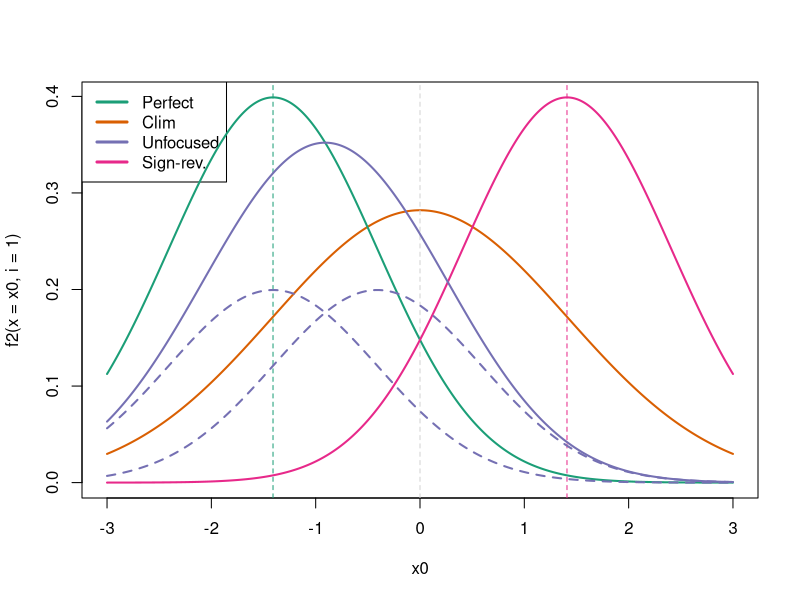
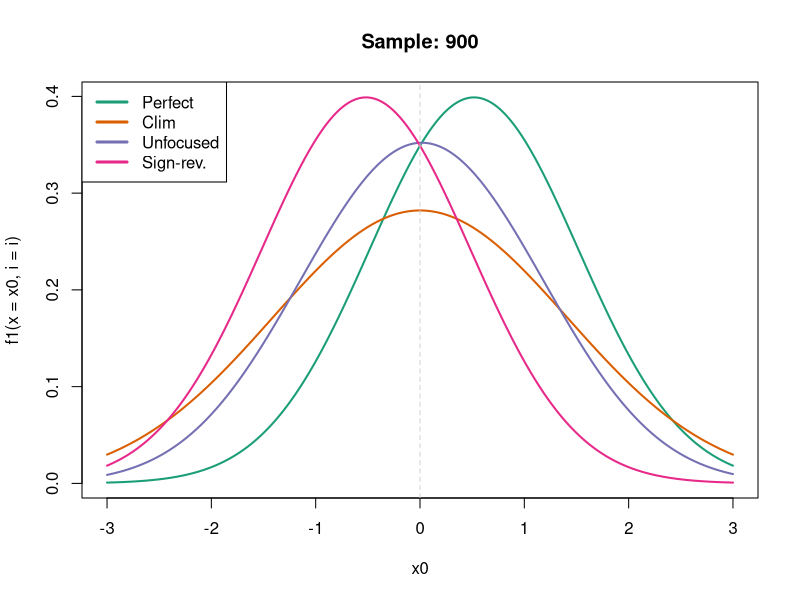
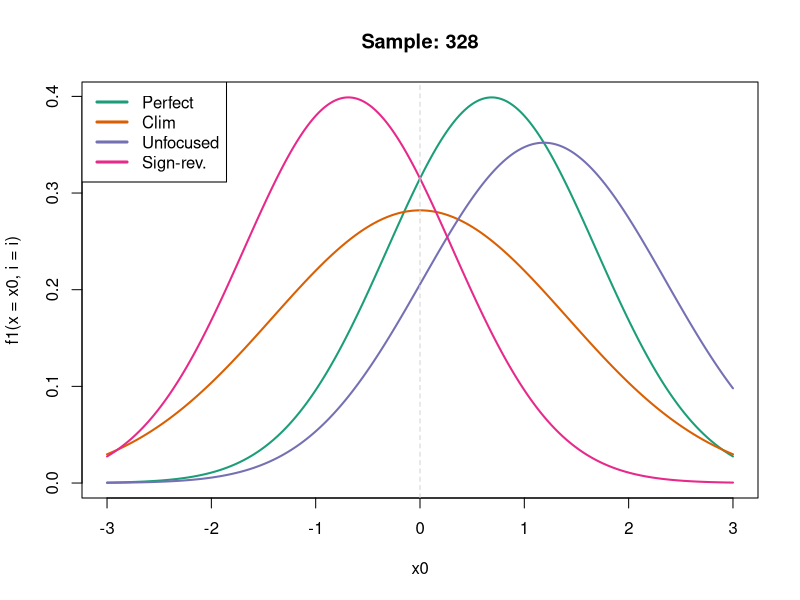
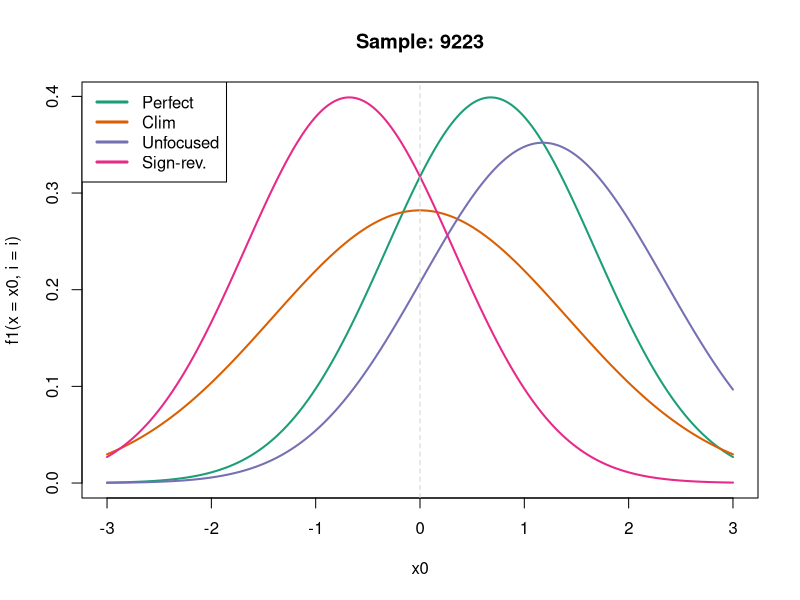
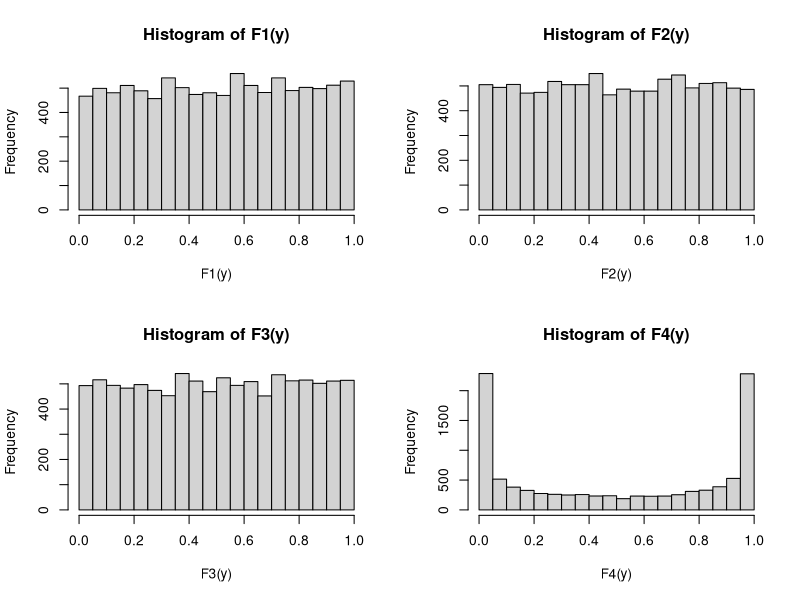
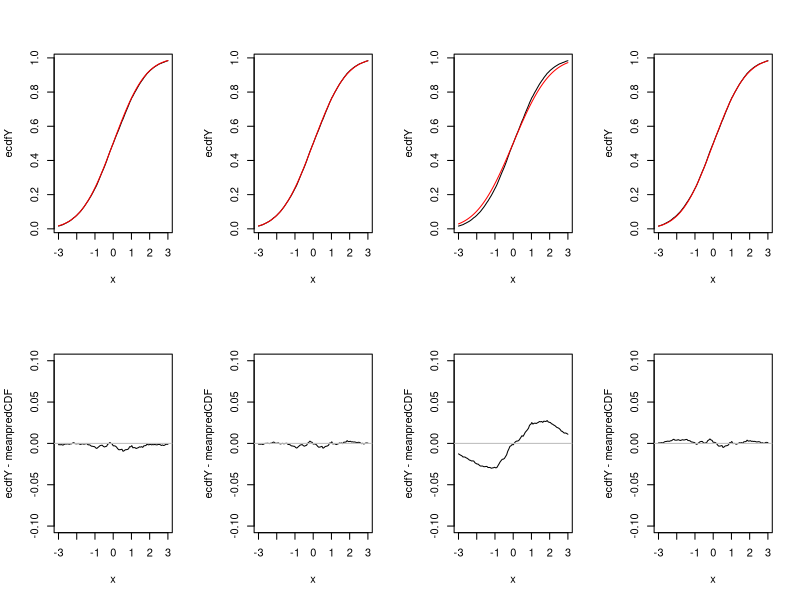
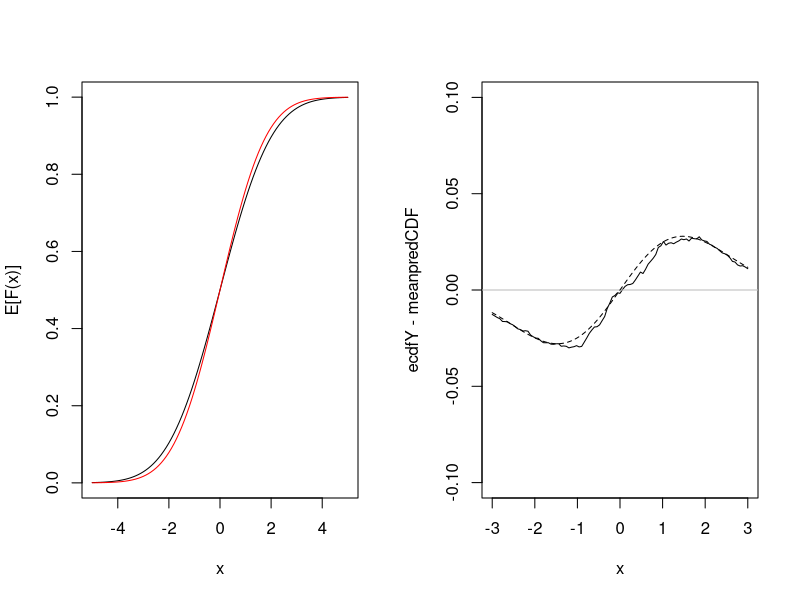

The R source for these figures, in order:
# c)
n <- 1e+4
mu <- rnorm(n)
y <- rnorm(n) + mu
tau <- sample(c(-1, 1), prob=c(.5, .5), size = n, replace = TRUE)

# CDFs
F1 <- function(x) pnorm(x - mu)
F2 <- function(x) pnorm(x / sqrt(2))
F3 <- function(x) 0.5*(pnorm(x - mu) + pnorm(x - mu - tau))
F4 <- function(x) pnorm(x + mu)

# PDFs
f1 <- function(x, i) dnorm(x - mu[i])
f2 <- function(x, i) dnorm(x / sqrt(2)) / sqrt(2)
f3 <- function(x, i) 0.5*(dnorm(x - mu[i]) + dnorm(x - mu[i] - tau[i]))
f3_0 <- function(x, i) 0.5*(dnorm(x - mu[i]))
f3_1 <- function(x, i) 0.5*(dnorm(x - mu[i] - tau[i]))
f4 <- function(x, i) dnorm(x + mu[i])

# Draw exemplary forecasts
par(mfrow = c(1, 1))
cols <- RColorBrewer::brewer.pal(n = 4,
                                 name = "Dark2")
x0 <- seq(-3, 3, 0.01)

## First sample
# Climatological
plot(x = x0, y = f2(x = x0, i = 1), 
     col = cols[2], type = "l", lwd = 2,
     ylim = range(f1(x = x0, i = 1)))
abline(v = 0, lty = 2, col = "lightgrey")
legend("topleft", legend = c("Perfect", "Clim", "Unfocused", "Sign-rev."), 
       col = cols, lty = 1, lwd = 3)
# Perfect
abline(v = mu[1], lty = 2, col = cols[1])
lines(x = x0, y = f1(x = x0, i = 1), col = cols[1], lwd = 2)
# Sign-reversed
abline(v = -mu[1], lty = 2, col = cols[4])
lines(x = x0, y = f4(x = x0, i = 1), col = cols[4], lwd = 2)
# Unfocused
lines(x = x0, y = f3(x = x0, i = 1), col = cols[3], lwd = 2)
lines(x = x0, y = f3_0(x = x0, i = 1), col = cols[3], lwd = 2, lty = 2)
lines(x = x0, y = f3_1(x = x0, i = 1), col = cols[3], lwd = 2, lty = 2)

# Some more forecasts
for(i in sample(2:n, 3)){
  plot(x = x0, y = f1(x = x0, i = i), 
       col = cols[1], type = "l", lwd = 2, main = paste0("Sample: ", i))
  lines(x = x0, y = f2(x = x0, i = i), col = cols[2], lwd = 2)
  lines(x = x0, y = f3(x = x0, i = i), col = cols[3], lwd = 2)
  lines(x = x0, y = f4(x = x0, i = i), col = cols[4], lwd = 2)
  abline(v = 0, lty = 2, col = "lightgrey")
  legend("topleft", legend = c("Perfect", "Clim", "Unfocused", "Sign-rev."), 
         col = cols, lty = 1, lwd = 3)
}

par(mfrow = c(2, 2))
hist(F1(y))
hist(F2(y))
hist(F3(y))
hist(F4(y))

marg.calibration.plot <- function(predCDF, xlim = c(-3, 3)) {
  x <- seq(xlim[1], xlim[2], length.out = 101)
  ecdfY <- sapply(x, function(x) mean(y <= x))
  meanpredCDF <- sapply(x, function(x) mean(predCDF(x)))
  plot(x, ecdfY, type="l")
  lines(x, meanpredCDF, col="red")
}

par(mfrow = c(2, 4))
marg.calibration.plot(F1)
marg.calibration.plot(F2)
marg.calibration.plot(F3)
marg.calibration.plot(F4)

# Difference plot: Q(Y <= y) - E_Q F_3(y)
marg.calibration.diff.plot <- function(predCDF, xlim = c(-3, 3)) {
  x <- seq(xlim[1], xlim[2], length.out = 101)
  ecdfY <- sapply(x, function(x) mean(y <= x))
  meanpredCDF <- sapply(x, function(x) mean(predCDF(x)))
  plot(x, ecdfY - meanpredCDF, type="l", ylim = c(-0.1, 0.1))
  abline(h = 0, col="grey")
}

marg.calibration.diff.plot(F1)
marg.calibration.diff.plot(F2)
marg.calibration.diff.plot(F3)
marg.calibration.diff.plot(F4)

## Draw theoretical quantities (Q(Y <= y) and E_Q F_3(y))
# F_3 is not marginally calibrated
par(mfrow = c(1, 2))
plot(function(x) 0.5*(pnorm(x/sqrt(2)) + 0.5*pnorm((x-1)/sqrt(2)) + 0.5*pnorm((x+1)/sqrt(2))), 
     xlim = c(-5,5),ylab = "E[F(x)]")
plot(function(x) pnorm(x/sqrt(2)),xlim = c(-5,5),col = "red",add = TRUE)

# Draw theoretical difference (Q(Y <= y) - E_Q F_3(y))
marg.calibration.diff.plot(F3, xlim = c(-3, 3))
fn_diff <- function(x){ 
  pnorm(x/sqrt(2)) - 0.5*(pnorm(x/sqrt(2)) + 0.5*pnorm((x-1)/sqrt(2)) + 0.5*pnorm((x+1)/sqrt(2))) }
lines(x = x0, y = fn_diff(x = x0), lty = 2)


# d)
mu <- 0
tau <- 1
quantileF3 <- function(p) {
  optimize(f = function(x) abs(p - F3(x)),
           interval = c(0, 1) + qnorm(p))$minimum
}
length <- c(qnorm(0.95) - qnorm(0.05),
            sqrt(2)*(qnorm(0.95) - qnorm(0.05)),
            quantileF3(0.95) - quantileF3(0.05),
            qnorm(0.95) - qnorm(0.05))
names(length) <- c("F1", "F2", "F3", "F4")
round(length,2)
